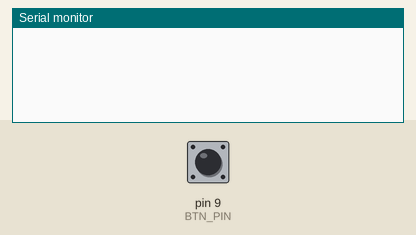
Bench run of a sketch on a simulated Arduino Uno, built with avr-gcc and run on an emulated ATmega328P. Parts: the last lines printed to the serial monitor. Inputs (shaded band) come from the test bench; at power-on: pin 9 (BTN_PIN) LOW.

Above: at 1.2 s.
1.3 s: pin 9 (BTN_PIN) pulled HIGH for 0.15 s
At 1.43 s:
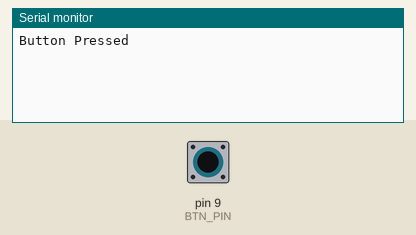
At 2.9 s:
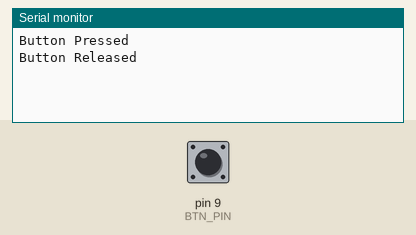

The sketch:

debounce_demo.ino
```cpp
#define POTENTIONMETER_PIN A2
#define BTN_PIN 9
#define RED_LED_PIN 12
#define GREEN_LED_PIN 11
#define YELLOW_LED_PIN 10
#define LED_PIN_ARRAY_SIZE 3
//byte 0-255 number
// when clicking on a button check between two states
// byte LED_PINS[LED_PIN_ARRAY_SIZE] = {RED_LED_PIN, GREEN_LED_PIN, YELLOW_LED_PIN};
// to remedy the solution of hardware, ignore changes during a state change for a select tiem

unsigned long lastTimeBtnChanged = millis();
unsigned long debounceDelay = 50;

byte btnState = LOW;
void setup() {
 Serial.begin(115200);
 pinMode(BTN_PIN, INPUT);

}


void loop() {
  unsigned long timeNow = millis();
  // trying to verify only after debounce TECHNIQUE
  if (timeNow - lastTimeBtnChanged > debounceDelay){

     byte newBtnState= digitalRead(BTN_PIN);
     if(newBtnState != btnState){
        lastTimeBtnChanged = timeNow;
        btnState = newBtnState;
        // action
        if(btnState == HIGH){
      Serial.println("Button Pressed");
    }
        else {
       Serial.println("Button Released");
    }
     }
  }


}
```

Measured:
- after the input at 1.3 s, the serial monitor: prints a new line at once (image 1)
